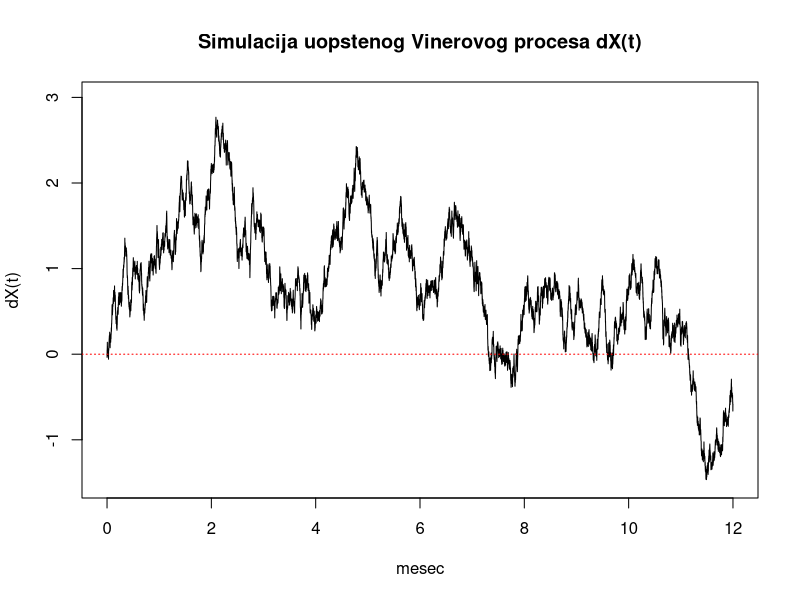

Reproduce this figure in R.
set.seed(165)
#Broj iter
iter= 12345

#Podesavanja vremenskih parametara
#12 meseci
T=12
dt= T/ (iter-1)
t= c(seq(0,T, by=dt))


#Podesavanje procentualnog drifta i procentualne varijacije
sigma=0.3
mu=0.125

#Simulacija
dX=c(rep(0, times=iter))
dX[1] = 0

for(i in 2:iter){
  #Uopsteni Vinerov proces, Vinerov proces sa driftom
  dX[i] = dX[i-1]+rnorm(1)*sqrt(dt)
  #Geometrijski Vinerov proces
}

#Grafik 

plot(t,dX,type="l",main="Simulacija uopstenog Vinerovog procesa dX(t)"
       ,ylab = "dX(t)", xlab = "mesec", ylim=c(-1.5,3)) 

  abline(h=0, col="red", lty="dotted")




